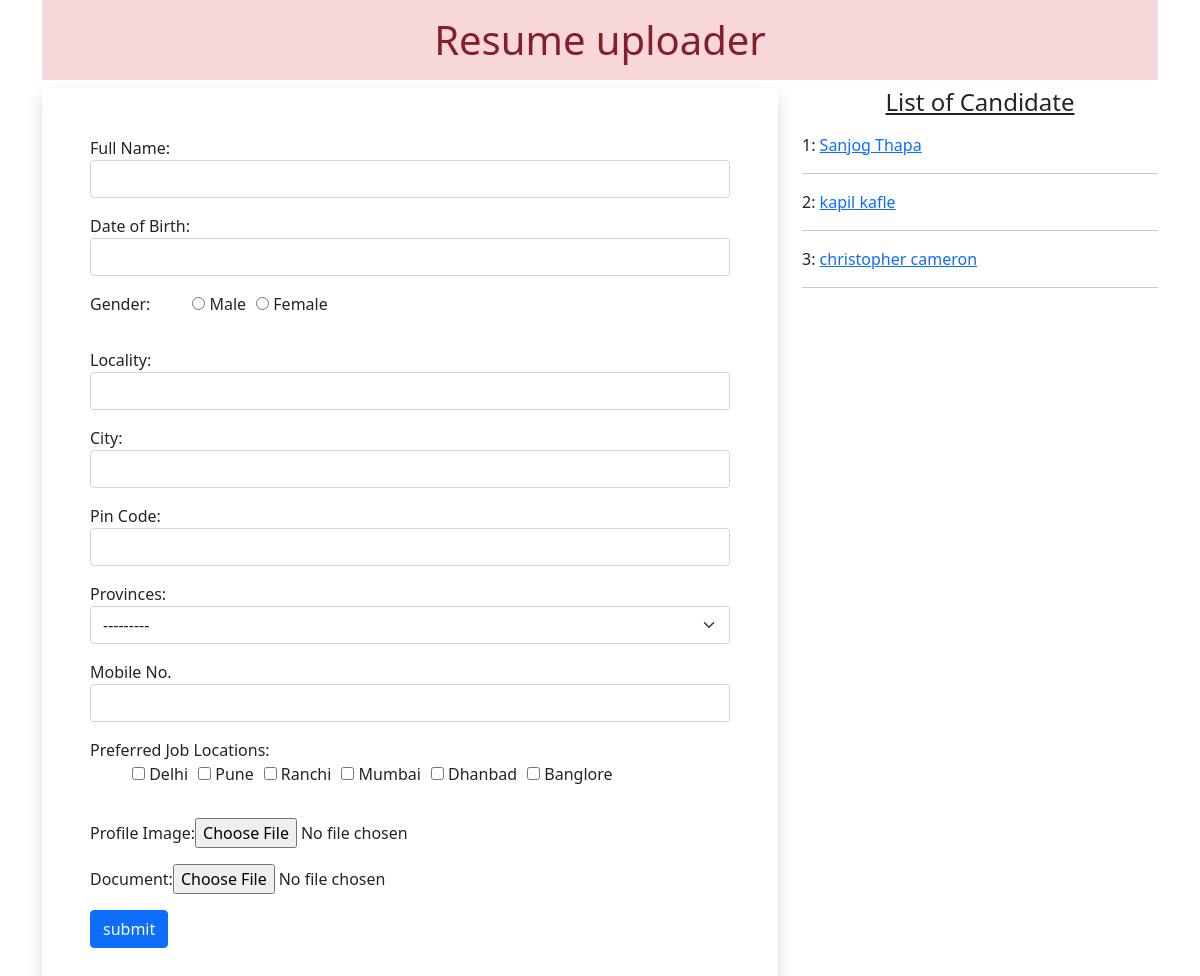
The page / on the database its author committed.
### myapp/models.py (models this page shows)
class Resume(models.Model):
    name = models.CharField(max_length=100)
    dob = models.DateField(auto_now=False, auto_now_add=False)
    gender = models.CharField(max_length=50)
    locality = models.CharField(max_length=100)
    city = models.CharField(max_length=50)
    pin = models.PositiveIntegerField()
    provinces = models.CharField(choices=PROVINCE_CHOICE, max_length=100)
    mobile = models.PositiveIntegerField()
    email = models.EmailField()
    job_city = models.CharField(max_length=50)
    profile_image = models.ImageField(upload_to='profileimg', blank=True)
    my_file = models.FileField(upload_to='doc', blank=True)

### myapp/views.py (the view, shortened to what this page needs)
# urls.py: path('', views.HomeView.as_view(), name = 'home'),
class HomeView(View):
    def get(self, request):
        form = ResumeForm()
        candidates = Resume.objects.all()
        return render(request, 'myapp/home.html', {'form': form, 'candidates': candidates})

### myapp/templates/myapp/home.html (shortened to what this page needs)
<!DOCTYPE html>
{% load static %}
<html lang="en">
<head>
    <link href="https://cdn.jsdelivr.net/npm/bootstrap@5.0.1/dist/css/bootstrap.min.css" rel="stylesheet"
>
    <link rel="stylesheet" href="//code.jquery.com/ui/1.12.1/themes/base/jquery-ui.css">
    <link rel="stylesheet" href="{% static 'myapp/css/style.css' %}">
</head>
<body>
<div class="container mb-3">
    <h1 class="alert-danger text-center p-3">Resume uploader</h1>
    <div class="row">
        <div class="col-sm-8">
            <form action="" method="post" enctype="multipart/form-data" class="shadow p-5">
                {% for fm in form %}
                <div class="form-group mb-3">
                {{fm.label_tag}}{{fm}}<small class="text-danger">{{fm.errors|striptags}}</small>
                    </div>
                {% endfor %}
                <input type="submit" class="btn btn-primary" value="submit">
            </form>
        </div>
        <div class="col-sm-4">
            <h4 class="text-center mb-3"><u>List of Candidate</u></h4>
            {% for candidate in candidates %}
                {{candidate.id}}: <a href="{% url 'profile' candidate.id %}">{{candidate.name}}</a>
                      <hr>
            {% endfor %}
        </div>
    </div>
</div>
</body>
</html>

### myapp/static/myapp/css/style.css (style rules this page uses)
#id_gender { list-style-type: None; display: inline-flex; }
#id_job_city { list-style-type: None; display: inline-flex; }
#id_gender > li { padding-left: 10px; }
#id_job_city > li { padding-left: 10px; }

### rows shown on the page
Resume: id "1", name "Sanjog Thapa"
Resume: id "2", name "kapil kafle"
Resume: id "3", name "christopher cameron"

### other values the page prints
{{ fm.label_tag }} "Full Name:" "Date of Birth:" "Gender:" "Locality:" "City:" "Pin Code:" "Provinces:" "Mobile No." "Preferred Job Locations:" "Profile Image:" "Document:"
